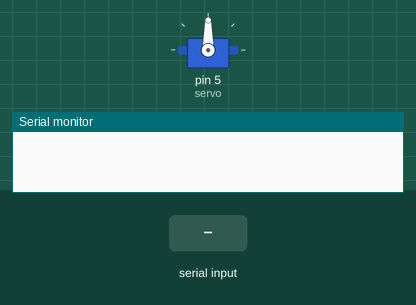
The sketch below on a simulated Arduino Uno, built with avr-gcc and run on an emulated ATmega328P. On the bench: servo, the last lines printed to the serial monitor. Inputs (shaded band) come from the test bench.

Above: at 1.2 s.
1.3 s: "90,45\n" received over Serial
At 1.7 s:
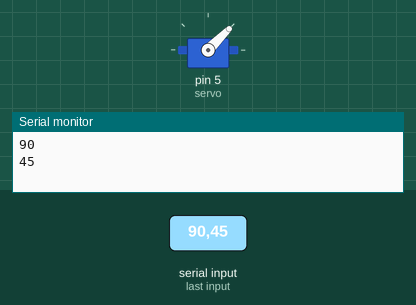
2.8 s: "30,150\n" received over Serial
At 4.0 s:
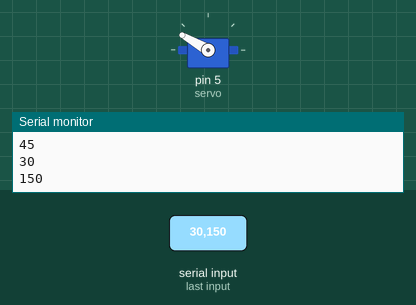
4.3 s: "5\n" received over Serial
At 5.2 s:
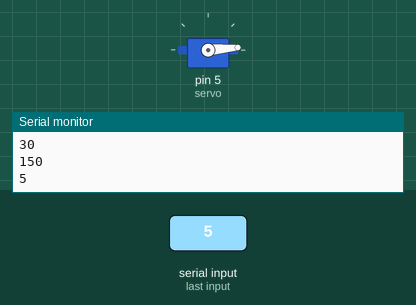
5.8 s: "200\n" received over Serial
At 6.3 s:
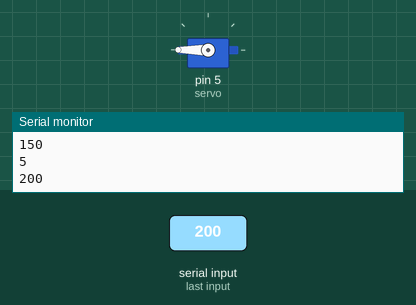
7.3 s: "90\n" received over Serial
At 8.7 s:
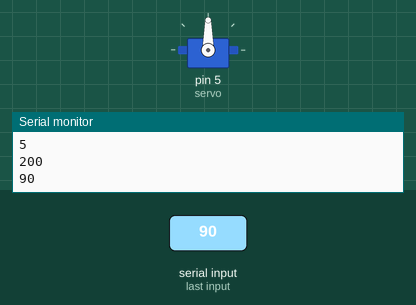
Timing chart, 0 to 9.8 s (numbered marks = the images above; inputs shaded):
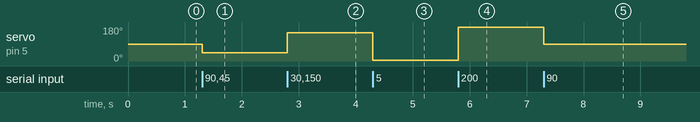

Measured:
- after the input at 1.3 s, servo on pin 5 (servo): 90° → 45° at once
- after the input at 2.8 s, servo on pin 5 (servo): 45° → 150° at once
- after the input at 4.3 s, servo on pin 5 (servo): 150° → 5° at once
- after the input at 5.8 s, servo on pin 5 (servo): 5° → 180° at once
- after the input at 7.3 s, servo on pin 5 (servo): 180° → 90° at once

The sketch:

justServo.ino
```cpp
#include <Servo.h>
Servo servo;
void setup() {

  Serial.begin(115200);
  servo.attach(5);
  servo.write(90);

}

void loop() {

 //Serial.read() ensures fast reading
 if (Serial.available()){
  int val = Serial.parseInt();

       if(val != 0){

   servo.write(val);
   Serial.println(val);
   }
 }

}
```
